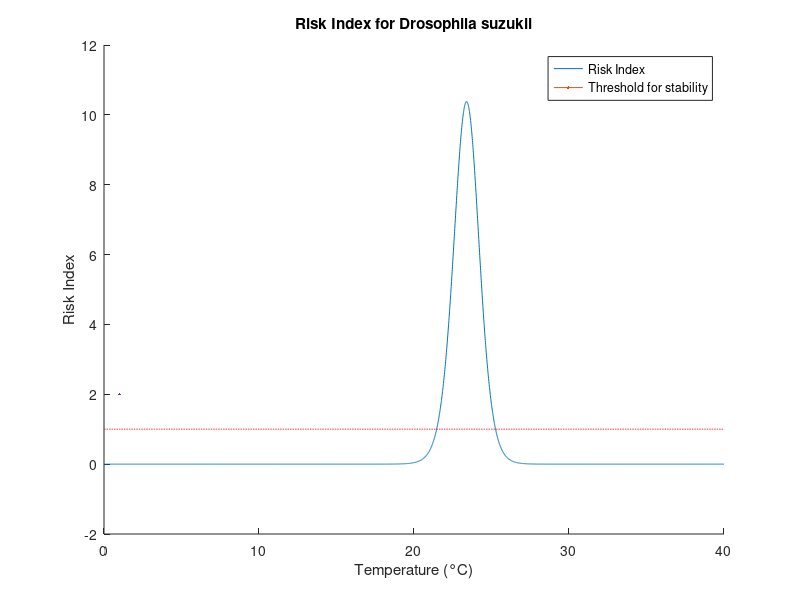

The MATLAB source for this figure:

% Plot of the Risk Index for D. suzukii over temperature
% Developed by Luca Rossini on 09/03/2023
% e-mail: luca.rossini@unitus.it

% Parameters environment

    % Briere: Egg-Pupa stages

a_EP = 1.5909 * 10^(-4);
T_L_EP = 2.0919;
T_M_EP = 32.088;
m_EP = 4.0;

    % Briere: Pupa-Adult stage

a_PA = 2.3699 * 10^(-4);
T_L_PA = 4.0;
T_M_PA = 33.164;
m_PA = 4.0;

    % Briere: Adult survival

a_Sur = 6.8417 * 10^(-5);
T_L_Sur = -3.0;
T_M_Sur = 30.034;
m_Sur = 2.50;

    % Fertility

alpha = 659.06;
gamma = 88.53;
lambda = 52.32;
delta = 6.06;
tau = 22.87;
T_low = -3;
T_max = 39;

    % Mortality

k_mort = 1.0;
T_MAX_mort = 23.4265085; 
rho_mort = -5.5455493;

    % Sex ratio

SR = 0.5;

% Calculate the values of the RiskIndex to plot

    % Define the array to store results
RI = [];
threshold = [];
temp = [];

    % The for loop to evaluate the RiskIndex

for j = 1 : 4000
    
    % Development rates - The if/else statements are to avoid complex
    % numbers in the RiskIndex!

    i=j*0.01;
    
    GeL = a_EP * i * (i - T_L_EP) * (T_M_EP - i)^(1 / m_EP);

    if (i > T_L_EP && i < T_M_EP)
        GeL = a_EP * i * (i - T_L_EP) * (T_M_EP - i)^(1 / m_EP);
    else
        GeL = 0.001;
    end


    GP = a_PA * i * (i - T_L_PA) * (T_M_PA - i)^(1 / m_PA);

    if (i > T_L_PA && i < T_M_PA)
        GP = a_PA * i * (i - T_L_PA) * (T_M_PA - i)^(1 / m_PA);
    else
        GP = 0.001;
    end

    GA = a_Sur * i * (i - T_L_Sur) * (T_M_Sur - i)^(1 / m_Sur);

    if (i > T_L_Sur && i < T_M_Sur)
        GA = a_Sur * i * (i - T_L_Sur) * (T_M_Sur - i)^(1 / m_Sur);
    else
        GA = 0.001;
    end
    

    % Fertility rate

    beta = alpha * (((gamma + 1) / (pi * (lambda^(2 * gamma + 2)))) * ((lambda^2) ...
        - ( ((i - tau)^2) + (delta^2)) )^gamma);
    
    % Mortality rate

    Survival = k_mort * exp(1 + ((T_MAX_mort - i) / rho_mort) - ...
        exp((T_MAX_mort - i) / rho_mort));

    M = 1 - Survival;
    

    RiskIndex = -(beta * (GA + M - 1) * SR * GP * GeL^4) / ((GeL + M)^4 * ...
        (GP + M) * (GA + M));

    RI = [RI, RiskIndex];
    threshold = [threshold, 1];
    temp = [temp, i];


end

figure

hold on 
plot(temp, RI, LineWidth=2)
plot(temp, threshold, 'Color', 'red', 'LineStyle', '--', LineWidth=2)
legend('Risk Index', 'Threshold for stability')
title('Risk Index for Drosophila suzukii')
xlabel('Temperature (°C)')
ylabel('Risk Index')
